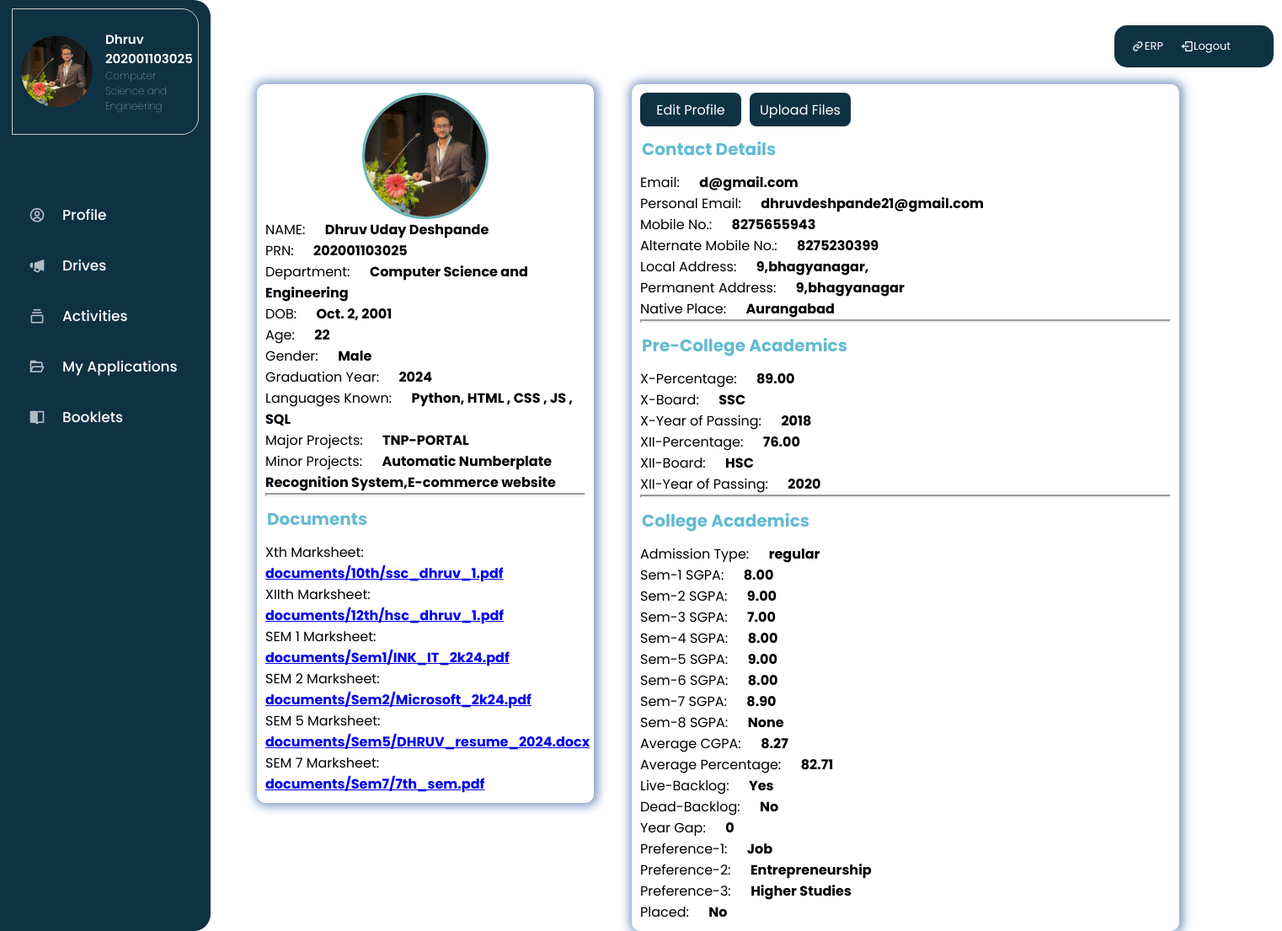
The app's page /student-pro1file/202001103025/ (signed in), older data.
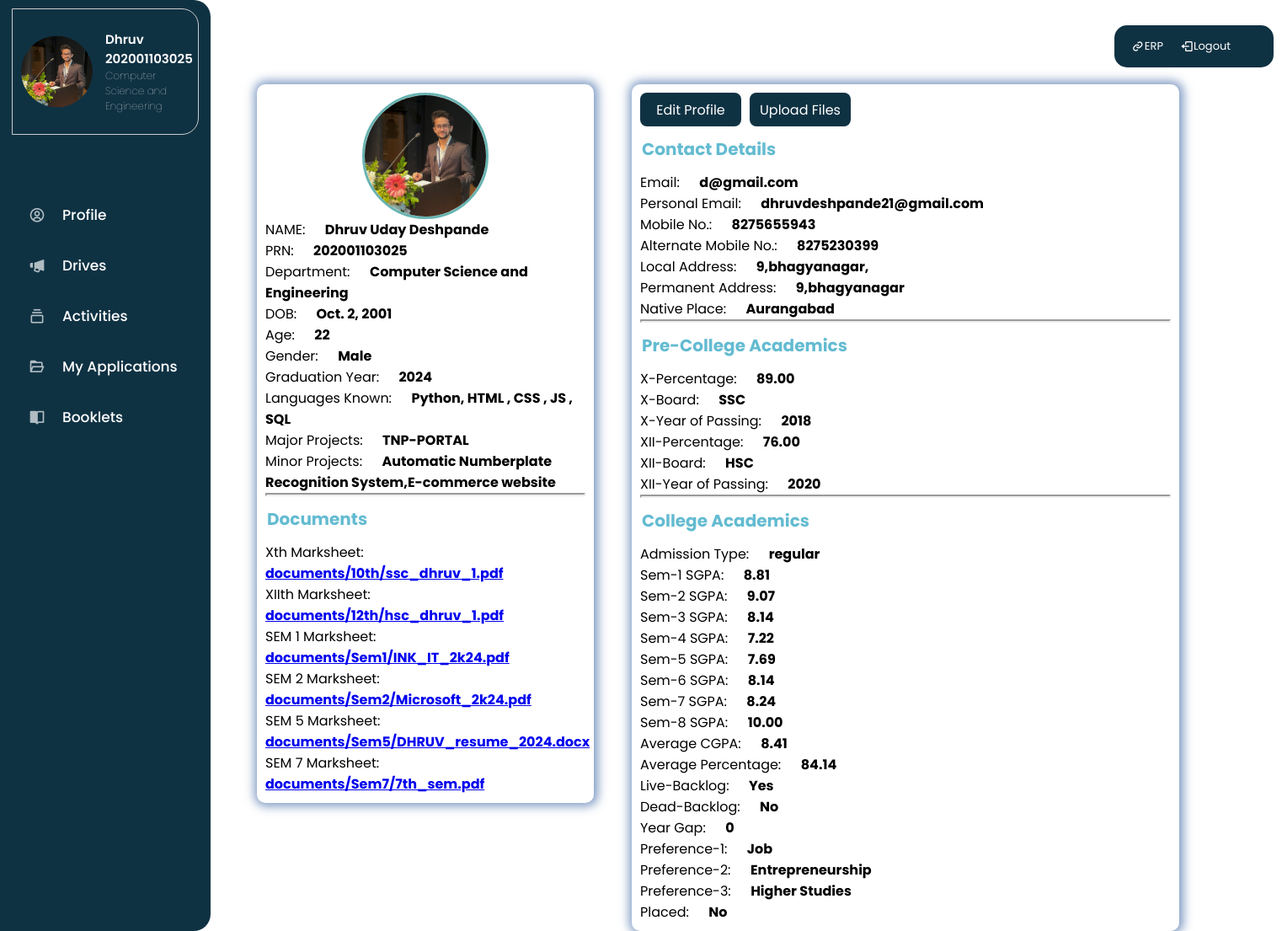
The same page, newer data.
### users/models.py (models this page shows, shortened)
class Student(models.Model):
    user = models.OneToOneField(CustomUser,on_delete=models.CASCADE,null=True,blank=True)
    Placement_choice = [
        ('On-campus','On-campus'),
        ('Off-campus','Off-campus'),
    ]
    preferences=[
        ('Job','Job'),
        ('Entrepreneurship','Entrepreneurship'),
        ('Higher Studies','Higher Studies')
    ]
    Gap =[
        ('0','0'),
        ('1','1'),
        ('2','2'),
    ]
    Boolean_choices =[
        ('No','No'),
        ('Yes','Yes'),
    ]
    GENDER_CHOICES = [
        ('M', 'Male'),
        ('F', 'Female'),
        ('O', 'Other'),
    ]
    FIRST_NAME = models.CharField(max_length=255)
    MIDDLE_NAME = models.CharField(max_length=255)
    LAST_NAME= models.CharField(max_length=255)
    PRN = models.PositiveIntegerField(unique=True)
    DOB = models.DateField(default='2001-10-02')
    GENDER = models.CharField(max_length=10, choices=GENDER_CHOICES)
    EMAIL = models.EmailField(unique=True)
    PERSONAL_EMAIL = models.EmailField(unique=True)
    AGE = models.PositiveIntegerField()
    MOBILE_NO = models.PositiveIntegerField()
    ALT_Mobile_NO = models.PositiveIntegerField()
    LOCAL_ADDRS = models.CharField(max_length=255)
    PERM_ADDRS = models.CharField(max_length=255)
    Native_Place = models.CharField(max_length=255)
    X_Percentage = models.DecimalField(max_digits=5, decimal_places=2)
    Xth_marksheet = models.FileField(upload_to='documents/10th', null=True, blank=True)
    X_year_of_passing = models.PositiveIntegerField()
    X_board = models.CharField(max_length=255)
    XIIth_marksheet = models.FileField(upload_to='documents/12th', null=True, blank=True)
    XII_Percentage = models.DecimalField(max_digits=5, decimal_places=2, null=True, blank=True)
    XII_year_of_passing = models.PositiveIntegerField(null=True, blank=True)
    XII_board = models.CharField(max_length=255, null=True, blank=True)
    Diploma_percentage = models.DecimalField(max_digits=5, decimal_places=2, null=True, blank=True)
    Diploma_Firstyear_marksheet = models.FileField(upload_to='documents/diploma1', null=True, blank=True)
    Diploma_Secondyear_marksheet = models.FileField(upload_to='documents/diploma2', null=True, blank=True)
    Diploma_Thirdyear_marksheet = models.FileField(upload_to='documents/diploma3', null=True, blank=True)
    Diploma_year_of_passing = models.PositiveIntegerField(null=True, blank=True)
    Diploma_college = models.CharField(max_length=255, null=True, blank=True)
    Diploma_branch = models.CharField(max_length=255, null=True, blank=True)
    Admission_Type = models.CharField(max_length=255)
    YEAR_CHOICES = [(str(year), str(year)) for year in range(2020, 2031)]
    Pass_out_Year = models.CharField(max_length=10, choices=YEAR_CHOICES)
    department = models.ForeignKey(Department, on_delete=models.SET_NULL, null=True)
    SEM_1_sgpa = models.DecimalField(max_digits=4, decimal_places=2)
    sem1_marksheet = models.FileField(upload_to='documents/Sem1', null=True, blank=True)
    SEM_2_sgpa = models.DecimalField(max_digits=4, decimal_places=2)
    sem2_marksheet = models.FileField(upload_to='documents/Sem2', null=True, blank=True)
    SEM_3_sgpa = models.DecimalField(max_digits=4, decimal_places=2)
    sem3_marksheet = models.FileField(upload_to='images/documents/Sem3', null=True, blank=True)
    SEM_4_sgpa = models.DecimalField(max_digits=4, decimal_places=2)
    sem4_marksheet = models.FileField(upload_to='documents/Sem4', null=True, blank=True)
    SEM_5_sgpa = models.DecimalField(max_digits=4, decimal_places=2, null=True, blank=True)
    sem5_marksheet = models.FileField(upload_to='documents/Sem5', null=True, blank=True)
    SEM_6_sgpa = models.DecimalField(max_digits=4, decimal_places=2, null=True, blank=True)
    sem6_marksheet = models.FileField(upload_to='documents/Sem6', null=True, blank=True)
    SEM_7_sgpa = models.DecimalField(max_digits=4, decimal_places=2, null=True, blank=True)
    sem7_marksheet = models.FileField(upload_to='documents/Sem7', null=True, blank=True)
    SEM_8_sgpa = models.DecimalField(max_digits=4, decimal_places=2, null=True, blank=True)
    sem8_marksheet = models.FileField(upload_to='documents/Sem8', null=True, blank=True)
    AVG_TILL_SEM_cgpa = models.DecimalField(max_digits=5, decimal_places=2, null=True, blank=True)
    AVG_TILL_SEM_percentage = models.DecimalField(max_digits=5, decimal_places=2, null=True, blank=True)
    Live_backlogs = models.CharField(max_length=25,choices=Boolean_choices)
    Dead_backlogs = models.CharField(max_length=25, choices=Boolean_choices)
    Year_gap = models.CharField(max_length=255,choices=Gap)
    Languages = models.CharField(max_length= 100)
    minor_projects =models.CharField(max_length= 200)
    major_projects =models.CharField(max_length= 200)
    Preference_1 = models.CharField(max_length=255,choices=preferences)
    Preference_2 = models.CharField(max_length=255,choices=preferences)
    Preference_3 = models.CharField(max_length=255,choices=preferences)
    Placed = models.CharField(max_length =20,choices= Boolean_choices, null=True, blank=True)
    Placement_type = models.CharField(max_length =20, null=True, blank=True ,choices=Placement_choice)
    Company_name = models.CharField(max_length =20, null=True, blank=True)
    Profile_photo = models.ImageField(upload_to='images/profiles/student', null=True, blank=True)

### notices/models.py (models this page shows)
class Department(models.Model):
    name = models.CharField(max_length=100)
    id = models.AutoField(primary_key=True)
    def __str__(self):
        return self.name

### users/views.py (the view)
# urls.py: path('student-pro1file/<int:student_prn>/', views.student_profile, name='student_profile'),
@login_required
def student_profile(request, student_prn):
    student = get_object_or_404(Student, PRN=student_prn)
    has_pending_requests = ProfileChange.objects.filter(student=student, status='pending').exists()
    if (request.user.user_type == 'Coordinator' or request.user.user_type == 'TNP-Office') \
        or (request.user.student.PRN == student_prn):
        return render(request, 'studentProfile.html', {'student': student,'has_pending_requests':has_pending_requests})
    else:
        return redirect('all-drives')  # Redirect to the dashboard page, or display an error message

### notices/context_processors.py (called while the page is built)
def sidebar_profile(request):
    user_profile = None
    if request.user.is_authenticated:
        if request.user.user_type == 'Coordinator':
            user_profile = Coordinator.objects.get(user=request.user)
        elif request.user.user_type == 'Student':
            user_profile = Student.objects.get(user=request.user)
        elif request.user.user_type == 'TNP-Office':
            user_profile = TNPOffice.objects.get(user=request.user)
    return {'user_profile': user_profile}

### users/authentication.py (called while the page is built)
    def get_user(self, user_id):
        UserModel = get_user_model()
        try:
            return UserModel.objects.get(pk=user_id)
        except UserModel.DoesNotExist:
            return None

### users/templates/studentProfile.html (shortened to what the changed rows need)
{% extends 'main.html' %}
{% block content %}
{% load static %}
<div class="profileContainer">
  <div class="student-profile">
    <div class="personalDetails">
      <div class="pr-card">
        <div class="pr-card-header">
          {% if student.Profile_photo %}
          <img class="profile_img" src="{{ student.Profile_photo.url }}" alt="Student DP">
          {% else %}
          <img src="{% static 'images/user-default.png' %}" alt="Student DP" />
          {% endif %}
        </div>
        <div class="pr-card-body">
          <p class="mb-0"><strong class="pr-1">NAME:</strong> {{ student.FIRST_NAME }} {{ student.MIDDLE_NAME }} {{ student.LAST_NAME }}</p>
          <p class="mb-0"><strong class="pr-1">PRN:</strong> {{ student.PRN }}</p>
          <p class="mb-0"><strong class="pr-1">Department:</strong> {{ student.department }}</p>
          <p class="mb-0"><strong class="pr-1">DOB:</strong> {{ student.DOB }}</p>
          <p class="mb-0"><strong class="pr-1">Age:</strong> {{ student.AGE }}</p>
          <p class="mb-0"><strong class="pr-1">Gender:</strong> {{ student.get_GENDER_display }}</p>
          <p class="mb-0"><strong class="pr-1">Graduation Year:</strong> {{ student.Pass_out_Year }}</p>
          <p class="mb-0"><strong class="pr-1">Languages Known:</strong> {{ student.Languages }}</p>
          <p class="mb-0"><strong class="pr-1">Major Projects:</strong> {{ student.major_projects }}</p>
          <p class="mb-0"><strong class="pr-1">Minor Projects:</strong> {{ student.minor_projects }}</p>
          <hr>
          <h3>Documents</h3>
          <div class="document">
            <p class="mb-0"><strong class="pr-1">Xth Marksheet:</strong>
              {% if student.Xth_marksheet %}
              <a href="{{ student.Xth_marksheet.url }}" target="_blank">{{ student.Xth_marksheet.name }}</a>
              {% else %}
              <span>No Xth Marksheet available</span>
              {% endif %}
            </p>
          </div>
          {% if student.XIIth_marksheet %}
          <div class="document">
            <p class="mb-0"><strong class="pr-1">XIIth Marksheet:</strong>
            <a href="{{ student.XIIth_marksheet.url }}" target="_blank">{{ student.XIIth_marksheet.name }}</a>
            </p>
          </div>
          {% endif %}
          {% if student.sem1_marksheet %}
          <div class="document">
            <p class="mb-0"><strong class="pr-1">SEM 1 Marksheet:</strong>
            <a href="{{ student.sem1_marksheet.url }}" target="_blank">{{ student.sem1_marksheet.name }}</a>
            </p>
          </div>
          {% endif %}
          {% if student.sem2_marksheet %}
          <div class="document">
            <p class="mb-0"><strong class="pr-1">SEM 2 Marksheet:</strong>
            <a href="{{ student.sem2_marksheet.url }}" target="_blank">{{ student.sem2_marksheet.name }}</a>
            </p>
          </div>
          {% endif %}
          {% if student.sem5_marksheet %}
          <div class="document">
            <p class="mb-0"><strong class="pr-1">SEM 5 Marksheet:</strong>
            <a href="{{ student.sem5_marksheet.url }}" target="_blank">{{ student.sem5_marksheet.name }}</a>
            </p>
          </div>
          {% endif %}
          {% if student.sem7_marksheet %}
          <div class="document">
            <p class="mb-0"><strong class="pr-1">SEM 7 Marksheet:</strong>
            <a href="{{ student.sem7_marksheet.url }}" target="_blank">{{ student.sem7_marksheet.name }}</a>
            </p>
          </div>
          {% endif %}
        </div>
      </div>
    </div>
    <div class="contactDetails">
      <div class="pr-card">
        <div class="pr-card-body">
          <div class="contact-info">
            <p class="mb-0"><strong class="pr-1">Email:</strong> {{ student.EMAIL }}</p>
            <p class="mb-0"><strong class="pr-1">Personal Email:</strong> {{ student.PERSONAL_EMAIL }}</p>
            <p class="mb-0"><strong class="pr-1">Mobile No.:</strong> {{ student.MOBILE_NO }}</p>
            <p class="mb-0"><strong class="pr-1">Alternate Mobile No.:</strong> {{ student.ALT_Mobile_NO }}</p>
            <p class="mb-0"><strong class="pr-1">Local Address:</strong> {{ student.LOCAL_ADDRS }}</p>
            <p class="mb-0"><strong class="pr-1">Permanent Address:</strong> {{ student.PERM_ADDRS }}</p>
            <p class="mb-0"><strong class="pr-1">Native Place:</strong> {{ student.Native_Place }}</p>
          </div>
        </div>
        <div class="pr-card-body">
          <div class="pre-college-info">
            <p class="mb-0"><strong class="pr-1">X-Percentage:</strong> {{ student.X_Percentage }}</p>
            <p class="mb-0"><strong class="pr-1">X-Board:</strong> {{ student.X_board }}</p>
            <p class="mb-0"><strong class="pr-1">X-Year of Passing:</strong> {{ student.X_year_of_passing }}</p>
            {% if student.XII_Percentage %}
            <p class="mb-0"><strong class="pr-1">XII-Percentage:</strong> {{ student.XII_Percentage }}</p>
            <p class="mb-0"><strong class="pr-1">XII-Board:</strong> {{ student.XII_board }}</p>
            <p class="mb-0"><strong class="pr-1">XII-Year of Passing:</strong> {{ student.XII_year_of_passing }}</p>
            {% endif %}
          </div>
        </div>
        <div class="pr-card-body">
          <div class="college-academics-info">
            <p class="profile-info-item"><strong class="pr-1">Admission Type:</strong> {{ student.Admission_Type }}</p>
            <p class="profile-info-item"><strong class="pr-1">Sem-1 SGPA:</strong> {{ student.SEM_1_sgpa }}</p>
            <p class="profile-info-item"><strong class="pr-1">Sem-2 SGPA:</strong> {{ student.SEM_2_sgpa }}</p>
            <p class="profile-info-item"><strong class="pr-1">Sem-3 SGPA:</strong> {{ student.SEM_3_sgpa }}</p>
            <p class="profile-info-item"><strong class="pr-1">Sem-4 SGPA:</strong> {{ student.SEM_4_sgpa }}</p>
            <p class="profile-info-item"><strong class="pr-1">Sem-5 SGPA:</strong> {{ student.SEM_5_sgpa }}</p>
            <p class="profile-info-item"><strong class="pr-1">Sem-6 SGPA:</strong> {{ student.SEM_6_sgpa }}</p>
            <p class="profile-info-item"><strong class="pr-1">Sem-7 SGPA:</strong> {{ student.SEM_7_sgpa }}</p>
            <p class="profile-info-item"><strong class="pr-1">Sem-8 SGPA:</strong> {{ student.SEM_8_sgpa }}</p>
            <p class="profile-info-item"><strong class="pr-1">Average CGPA:</strong> {{ student.AVG_TILL_SEM_cgpa }}</p>
            <p class="profile-info-item"><strong class="pr-1">Average Percentage:</strong> {{ student.AVG_TILL_SEM_percentage }}</p>
            <p class="profile-info-item"><strong class="pr-1">Live-Backlog:</strong> {{ student.Live_backlogs }}</p>
            <p class="profile-info-item"><strong class="pr-1">Dead-Backlog:</strong> {{ student.Dead_backlogs }}</p>
            <p class="profile-info-item"><strong class="pr-1">Year Gap:</strong> {{ student.Year_gap }}</p>
            <p class="profile-info-item"><strong class="pr-1">Preference-1:</strong> {{ student.Preference_1 }}</p>
            <p class="profile-info-item"><strong class="pr-1">Preference-2:</strong> {{ student.Preference_2 }}</p>
            <p class="profile-info-item"><strong class="pr-1">Preference-3:</strong> {{ student.Preference_3 }}</p>
            <p class="profile-info-item"><strong class="pr-1">Placed:</strong> {{ student.Placed }}</p>
          </div>
        </div>
      </div>
    </div>
  </div>
</div>
{% endblock %}

### notices/templates/sidebar.html (shortened to what the changed rows need)
{% load static %}
<!DOCTYPE html>
<html lang="en">
<head>
    <link rel="stylesheet" type="text/css" href="{% static 'css/sidebar.css' %}" />
    <link href='https://unpkg.com/boxicons@2.1.1/css/boxicons.min.css' rel='stylesheet'>
</head>
<body>
    <div class="sidebar-container">
    <nav class="sidebar">
        <header>
            <div class="profile-container">
                <div class="profile-picture">
                    {% if user_profile.Profile_photo %}
                    <img src="{{ user_profile.Profile_photo.url }}" alt="Profile Picture" class="profile-image" />
                    {% elif user_profile.PROFILE_PHOTO %}
                    <img src="{{ user_profile.PROFILE_PHOTO.url }}" alt="Profile Picture" class="profile-image" />
                    {% else %}
                    <img src="{% static 'images/user-default.png.' %}" alt="Placeholder Profile Picture" class="profile-image" />
                    {% endif %}
                </div>
            </div>
        </header>
    </nav>
    </div>
</body>
</html>

Row changes from the older to the newer data that the page shows:
changed Student "Dhruv": SEM_1_sgpa "8.00" → "8.81"; SEM_2_sgpa "9.00" → "9.07"; SEM_3_sgpa "7.00" → "8.14"; SEM_4_sgpa "8.00" → "7.22"; SEM_5_sgpa "9.00" → "7.69"; SEM_6_sgpa "8.00" → "8.14"; SEM_7_sgpa "8.90" → "8.24"; SEM_8_sgpa "None" → "10.00"; AVG_TILL_SEM_cgpa "8.27" → "8.41"; AVG_TILL_SEM_percentage "82.71" → "84.14"
